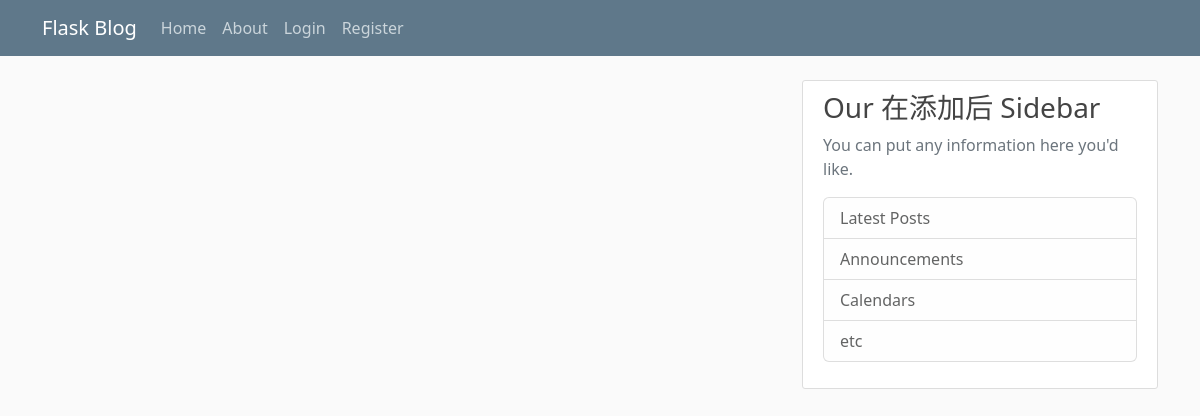
Page /home on the earlier database version.
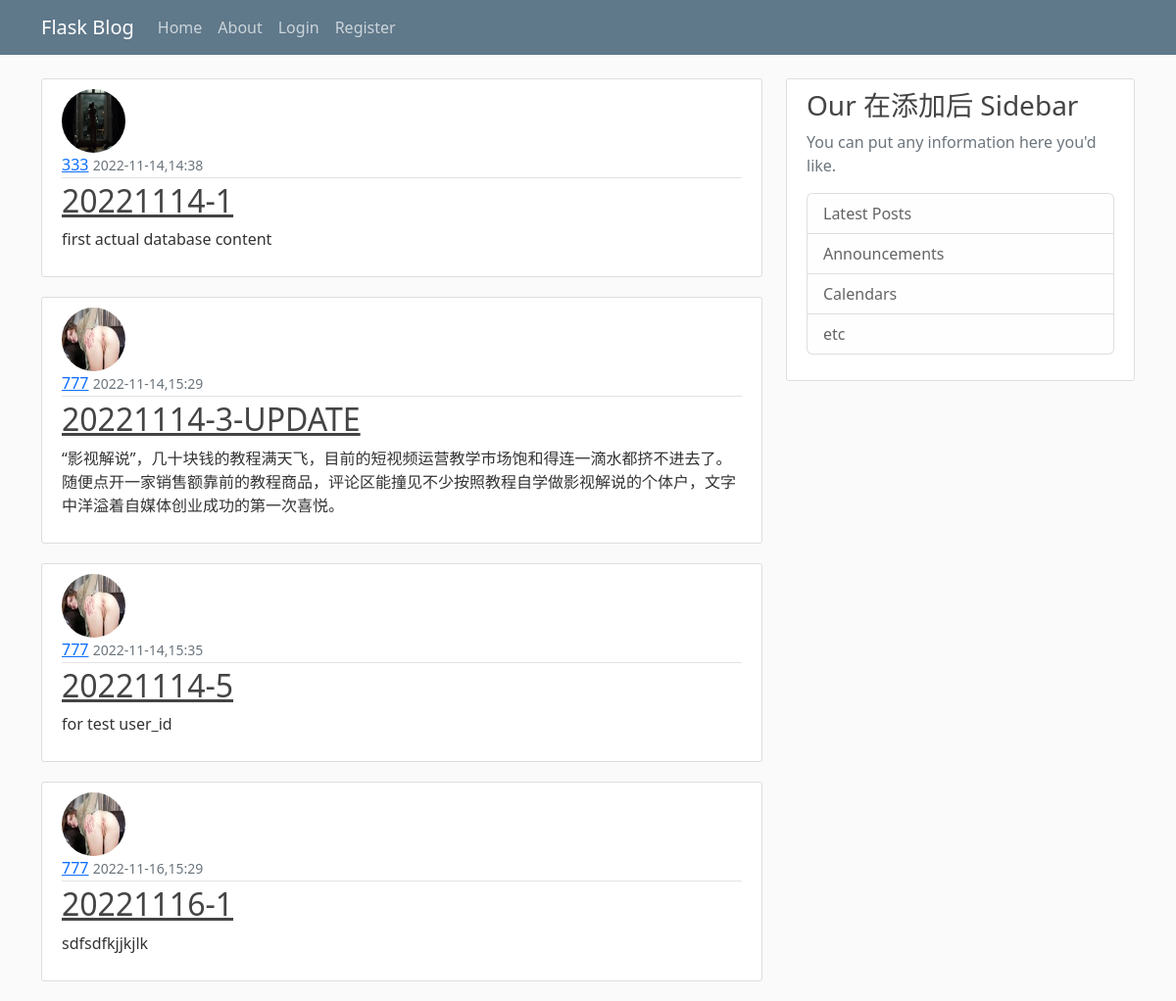
Same page on the later database version.
### flaskblog/models.py (models this page shows, shortened)
class Post(db.Model):
    id = db.Column(db.Integer,primary_key=True)
    title = db.Column(db.String(100),nullable=True)
    date_posted = db.Column(db.DateTime,nullable=False,default=datetime.utcnow)
    content = db.Column(db.Text,nullable=False)
    user_id = db.Column(db.Integer,db.ForeignKey('user.id'),nullable=False)

class User(db.Model,UserMixin):
    id = db.Column(db.Integer,primary_key=True)
    username = db.Column(db.String(20),unique=True,nullable=False)
    email = db.Column(db.String(120),unique=True,nullable=False)
    image_file = db.Column(db.String(20),nullable=False,default='default.jpg')
    password = db.Column(db.String(60),nullable=False)
    posts = db.relationship('Post',backref='author',lazy=True)

### flaskblog/routes.py (the view)
@app.route("/")
@app.route("/home")
def home():
    posts = Post.query.all()
    return render_template('home.html',posts=posts,title='20221013')

### flaskblog/templates/home.html
{% extends "layout.html" %}
{% block content %}
{% for post in posts %}
    <article class="media content-section">
        <div class="media-body">
            <img class="rounded-circle article-img" src="{{ url_for('static',filename='profile_pics/' + post.author.image_file) }}">
            <div class="article-metadata">
                <a class="mr-2" href="#">{{ post.author.username }}</a>
                <small class="text-muted">{{ post.date_posted.strftime('%Y-%m-%d,%H:%M') }}</small>
            </div>
            <h2><a class="article-title" href="{{url_for('post',post_id=post.id)}}">{{ post.title }}</a></h2>
            <p class="article-content">{{ post.content }}</p>
        </div>
    </article>
{% endfor %}
{% endblock content %}

### flaskblog/templates/layout.html (shortened to what this page needs)
<!DOCTYPE html>
<html>
<head>
    <link href="https://cdn.jsdelivr.net/npm/bootstrap@5.2.2/dist/css/bootstrap.min.css" rel="stylesheet"
>
    <link rel="stylesheet" type="text/css" href="{{ url_for('static',filename='main.css') }}">
</head>
<body>
    <header class="site-header">
        <nav class="navbar navbar-expand-md navbar-dark bg-steel fixed-top">
            <div class="container">
                <a class="navbar-brand mr-4" href="/">Flask Blog</a>
                <div class="collapse navbar-collapse" id="navbarToggle">
                    <div class="navbar-nav mr-auto">
                        <a class="nav-item nav-link" href="{{url_for('home')}}">Home</a>
                        <a class="nav-item nav-link" href="{{url_for('about')}}">About</a>
                    </div>
                    <div class="navbar-nav">
                        {% if current_user.is_authenticated %}
                        <a class="nav-item nav-item-link" href="{{url_for('new_post')}}">编写新帖子</a>
                        <a class="nav-item nav-item-link" href="{{url_for('account')}}">Account</a>
                        <a class="nav-item nav-item-link" href="{{url_for('logout')}}">Logout</a>
                        {% else %}
                        <a class="nav-item nav-link" href="{{url_for('login')}}">Login</a>
                        <a class="nav-item nav-link" href="{{url_for('register')}}">Register</a>
                        {% endif %}
                    </div>
                </div>
            </div>
        </nav>
    </header>
    <main role="main" class="container">
        <div class="row">
            <div class="col-md-8">
                {% block content %}{% endblock %}
            </div>
            <div class="col-md-4">
                <div class="content-section">
                    <h3>Our 在添加后 Sidebar</h3>
                    <p class='text-muted'>You can put any information here you'd like.
                    <ul class="list-group">
                        <li class="list-group-item list-group-item-light">Latest Posts</li>
                        <li class="list-group-item list-group-item-light">Announcements</li>
                        <li class="list-group-item list-group-item-light">Calendars</li>
                        <li class="list-group-item list-group-item-light">etc</li>
                    </ul>
                    </p>
                </div>
            </div>
        </div>
    </main>
</body>
</html>

### flaskblog/static/main.css (style rules this page uses)
body { background: #fafafa; color: #333333; margin-top: 5rem; }
h1, h2, h3, h4, h5, h6 { color: #444444; }
.bg-steel { background-color: #5f788a; }
.site-header .navbar-nav .nav-link { color: #cbd5db; }
.content-section { background: #ffffff; padding: 10px 20px; border: 1px solid #dddddd; border-radius: 3px; margin-bottom: 20px; }
.article-title { color: #444444; }
.article-content { white-space: pre-line; }
.article-img { height: 65px; width: 65px; margin-right: 16px; }
.article-metadata { padding-bottom: 1px; margin-bottom: 4px; border-bottom: 1px solid #e3e3e3 }

Differences in the rows shown:
added Post: image_file (picture), author.username "333", date_posted "2022-11-14,14:38", title "20221114-1", content "first actual database content"
added Post: image_file (picture), author.username "777", date_posted "2022-11-14,15:29", title "20221114-3-UPDATE", content "“影视解说”，几十块钱的教程满天飞，目前的短视频运营教学市场饱和得连一滴水都挤不进去了。随便点开一家销售额靠前的教程商品，评论区能撞见不少按照教程自学做影视解说的个体户，文字中洋溢着自媒体创业成功的第一次喜悦。"
added Post: image_file (picture), author.username "777", date_posted "2022-11-14,15:35", title "20221114-5", content "for test user_id"
added Post: image_file (picture), author.username "777", date_posted "2022-11-16,15:29", title "20221116-1", content "sdfsdfkjjkjlk"
